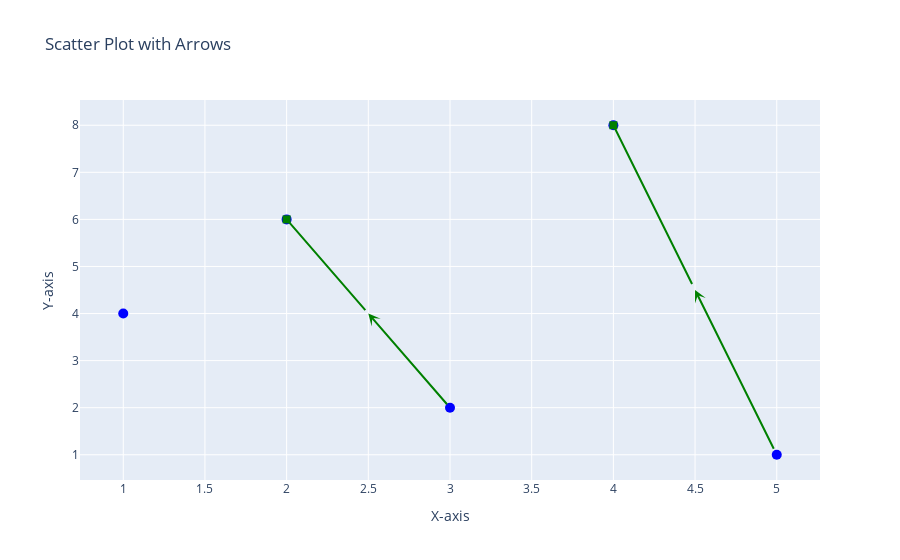

This figure's notebook cell:
### Code cell
# Sample data for scatter plot
x = [1, 2, 3, 4, 5]
y = [4, 6, 2, 8, 1]

# Define starting and ending points for arrows (modify as needed)
start_arrows = [(2, 6), (4, 8)]  # Adjust these for your data points
end_arrows = [(3, 2), (5, 1)]  # Adjust these for your data points

# Create scatter plot with markers
trace1 = go.Scatter(
    x=x,
    y=y,
    mode='markers',
    marker=dict(size=10, color='blue')  # Adjust marker size and color
)

# Draw arrows between points
arrow_annotations = []
for start, end in zip(start_arrows, end_arrows):
    mid_point = ((start[0]+end[0])/2, (start[1]+end[1])/2)  # Calculate mid point

    # Arrow from start to mid point
    arrow_annotations.append(
        dict(
            x=start[0],
            y=start[1],
            xref='x',
            yref='y',
            ax=mid_point[0],
            ay=mid_point[1],
            axref='x',
            ayref='y',
            showarrow=True,
            arrowhead=7,
            arrowsize=1,
            arrowwidth=2,
            arrowcolor='green',  # Adjust arrow color
        )
    )

    # Arrow from mid point to end
    arrow_annotations.append(
        dict(
            x=mid_point[0],
            y=mid_point[1],
            xref='x',
            yref='y',
            ax=end[0],
            ay=end[1],
            axref='x',
            ayref='y',
            showarrow=True,
            arrowhead=3,
            arrowsize=1,
            arrowwidth=2,
            arrowcolor='green',  # Adjust arrow color
        )
    )
# Combine the scatter plot and annotations in a layout
layout = go.Layout(
    title='Scatter Plot with Arrows',
    xaxis=dict(title='X-axis'),
    yaxis=dict(title='Y-axis'),
    annotations=arrow_annotations
)

fig = go.Figure(data=[trace1], layout=layout)
fig.show()

### Figure 1 — Plotly figure (JSON) as saved in the notebook; plotly's stock layout.template omitted (floating-point values rounded to 4 significant figures)
{"data": [{"marker": {"color": "blue", "size": 10}, "mode": "markers", "type": "scatter", "x": [1, 2, 3, 4, 5], "y": [4, 6, 2, 8, 1]}], "layout": {"annotations": [{"arrowcolor": "green", "arrowhead": 7, "arrowsize": 1, "arrowwidth": 2, "ax": 2.5, "axref": "x", "ay": 4, "ayref": "y", "showarrow": true, "x": 2, "xref": "x", "y": 6, "yref": "y"}, {"arrowcolor": "green", "arrowhead": 3, "arrowsize": 1, "arrowwidth": 2, "ax": 3, "axref": "x", "ay": 2, "ayref": "y", "showarrow": true, "x": 2.5, "xref": "x", "y": 4, "yref": "y"}, {"arrowcolor": "green", "arrowhead": 7, "arrowsize": 1, "arrowwidth": 2, "ax": 4.5, "axref": "x", "ay": 4.5, "ayref": "y", "showarrow": true, "x": 4, "xref": "x", "y": 8, "yref": "y"}, {"arrowcolor": "green", "arrowhead": 3, "arrowsize": 1, "arrowwidth": 2, "ax": 5, "axref": "x", "ay": 1, "ayref": "y", "showarrow": true, "x": 4.5, "xref": "x", "y": 4.5, "yref": "y"}], "title": {"text": "Scatter Plot with Arrows"}, "xaxis": {"title": {"text": "X-axis"}}, "yaxis": {"title": {"text": "Y-axis"}}}}
